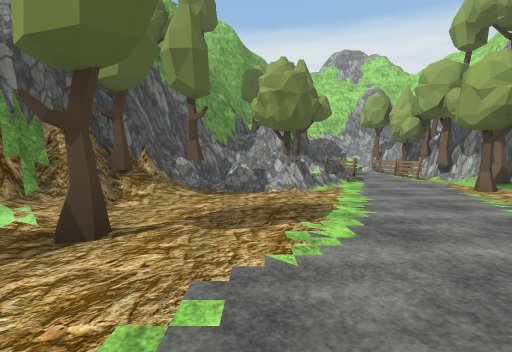
view 1 (above)

13 first-person views from a walk through a scene from a Unity 3-D project. The camera is 1.3 m above the floor, tilts 4° down and sees 85° across. The floor is counted in squares, 2 m on a side. Each view is taken from the middle of a square. On the plan, view 1 faces up. The plan holds only what a view shows up to about 9 squares ahead; the rest is blank. The place goes on beyond the plan. Some animated figures are not drawn. Some surface patterns are stand-ins.

view 2
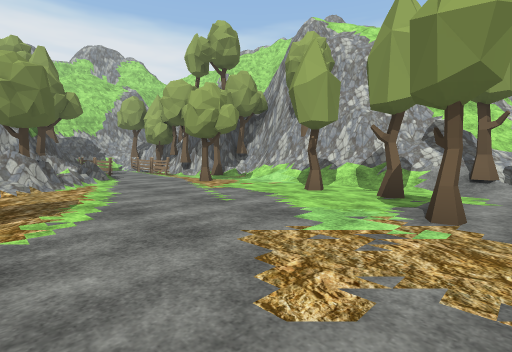

view 3
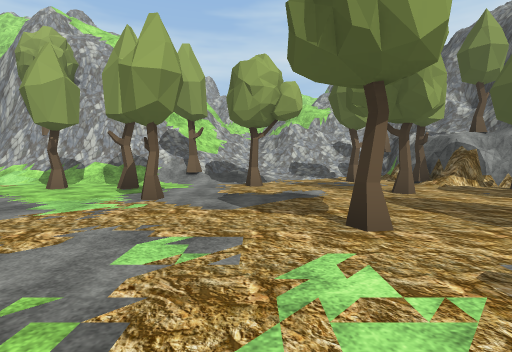

view 4
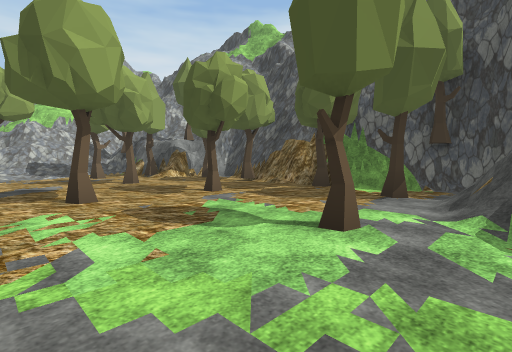

view 5
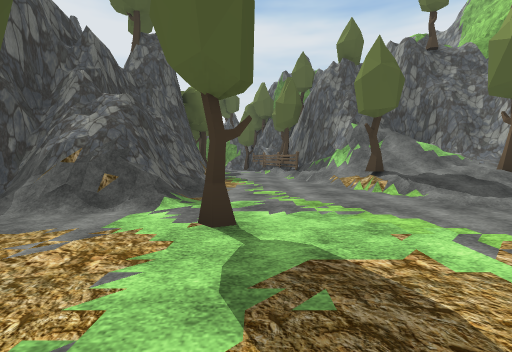

view 6
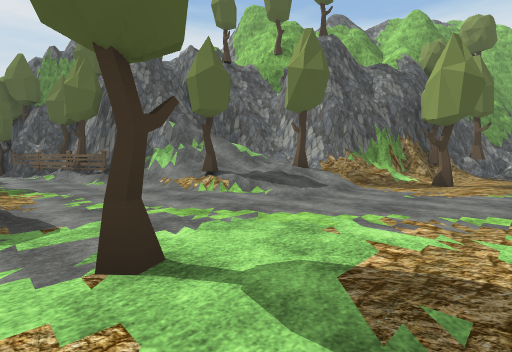

view 7
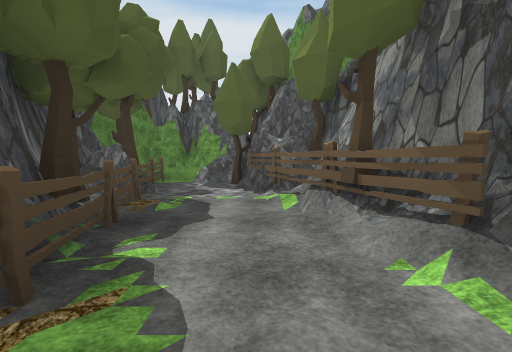

view 8
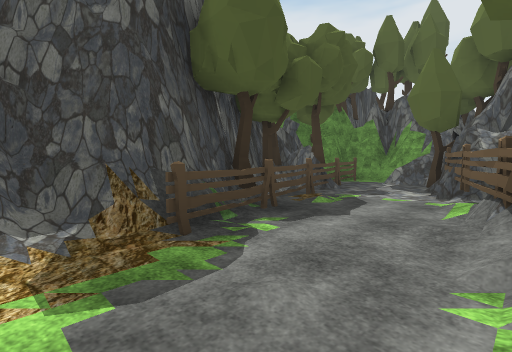

view 9
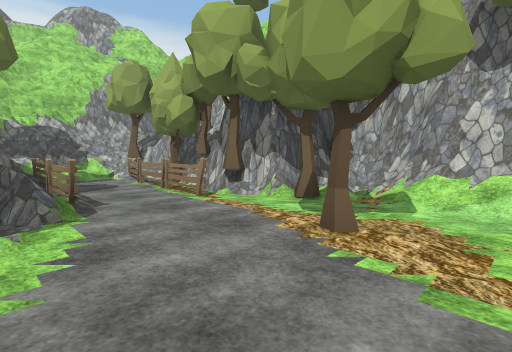

view 10
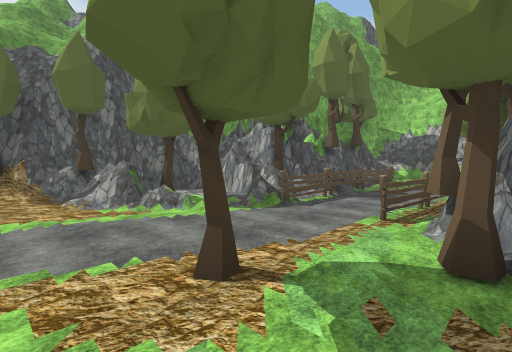

view 11
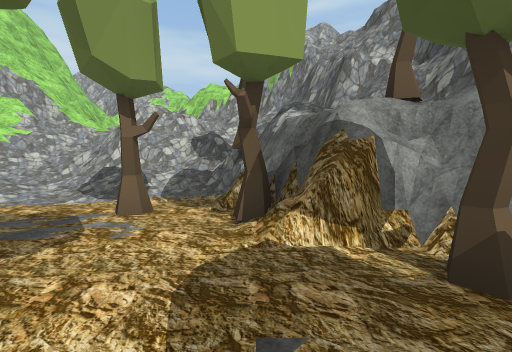

view 12
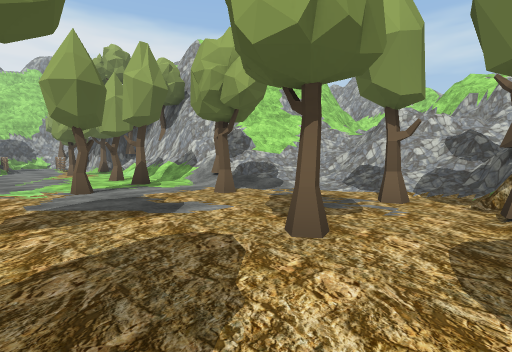

view 13
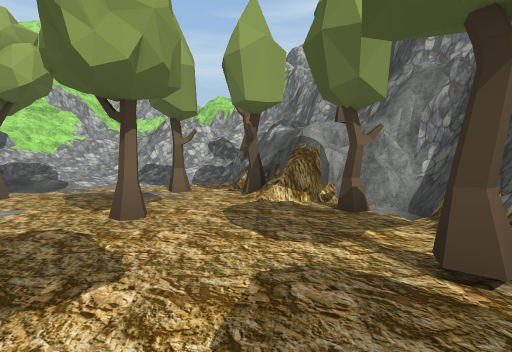

### Floor plan
Key: @ floor where view 1 was taken; # wall or solid block; x gap in a wall; . main floor; : floor 2.5 m higher than the main floor; + floor 2.75 m higher than the main floor; / step, stairs or slope; = window, fence, low wall or low ledge; v drop or lower ground; F fence; T tree.
Columns run from 14 left of view 1 to 12 right of it. Each row starts with its distance up from view 1.
 14                 ####
 13                 #//##
 12                 #F.T
 11                 #F.FT
 10                ##F.T#
  9               ###F.F#
  8              #=#=F.T##
  7             ###T....T#
  6             ####=....#
  5            ##//...T.=#
  4            #T/....../#
  3           ##/.......=#
  2         ####/T.....T###
  1        ##/T/.......T/=##
  0        #////..@..T..T=#####
 -1       ##xT//........///#=#=
 -2      ###///........T////=:
 -3   ##FTF/........T....///=
 -4 ###F........T.......////#=#
 -5 ##.....F/#=....T..T.T///##
 -6 #FFTFT######........TT#/+#
 -7 ##TTT##   ##.TT.T.T##:#v##
 -8            #.############
 -9            ###

Where each view was taken, in squares from view 1:
view 1: 0 up, 0 right, facing up
view 2: 1 down, 0 right, facing up-right
view 3: 2 down, 1 left, facing right
view 4: 2 down, 3 left, facing down-right
view 5: 4 down, 1 right, facing left
view 6: 5 down, 0 right, facing up-left
view 7: 4 down, 6 left, facing left
view 8: 3 down, 6 left, facing down-left
view 9: 4 up, 2 right, facing up-right
view 10: 4 up, 6 right, facing up-left
view 11: 6 down, 3 right, facing right
view 12: 6 down, 2 right, facing up-right
view 13: 6 down, 1 right, facing right
